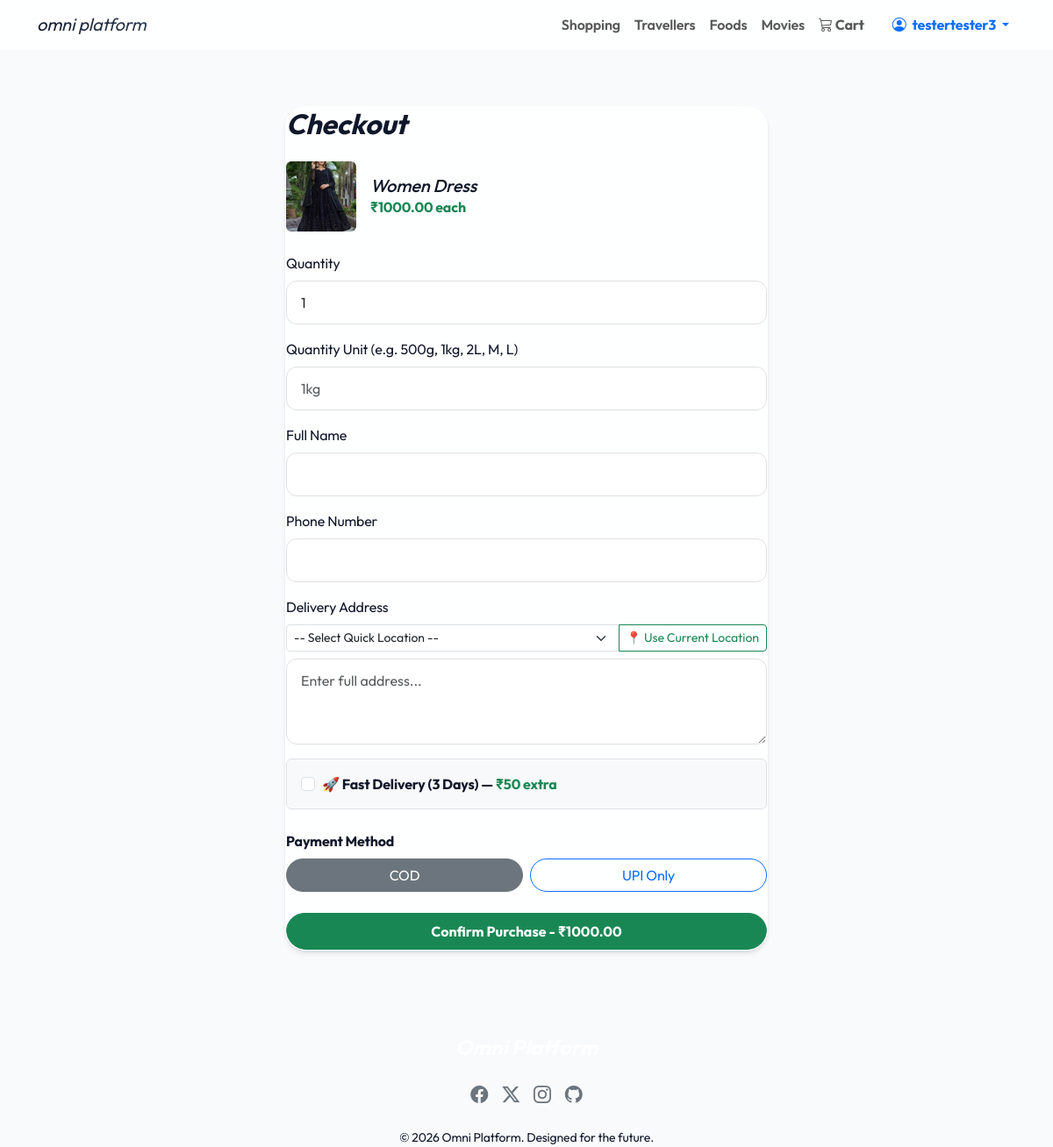
/shopping/buy/1/ (signed in), run on the app's committed database.
### shopping/models.py (models this page shows, shortened)
class Product(models.Model):
    name = models.CharField(max_length=200)
    category = models.CharField(max_length=50, choices=CATEGORY_CHOICES, default='other')
    description = models.TextField()
    price = models.DecimalField(max_digits=10, decimal_places=2)
    image = models.ImageField(upload_to='products/', blank=True, null=True)
    stock = models.IntegerField(default=0)
    item_name = models.CharField(max_length=50, blank=True, null=True, help_text="e.g. Salt, Soap, Shampoo")
    available_quantities = models.CharField(max_length=100, blank=True, null=True, help_text="e.g. 500g, 1kg, 2 liters (Comma separated)")

### shopping/views.py (the view, shortened to what this page needs)
# urls.py: path('buy/<int:pk>/', views.buy_product, name='buy_product'),
@login_required
def buy_product(request, pk):
    product = get_object_or_404(Product, pk=pk)
    previous_addresses = ShoppingOrder.objects.filter(user=request.user).values_list('delivery_address', flat=True).distinct()[:5]
    return render(request, 'shopping/buy_product.html', {'product': product, 'previous_addresses': previous_addresses})

### templates/shopping/buy_product.html (shortened to what this page needs)
{% extends 'base.html' %}
{% block content %}
<div class="container d-flex align-items-center justify-content-center py-4 py-md-5">
    <div class="glass-card w-100" style="max-width: 550px;">
        <h2 class="fw-bold mb-4">Checkout</h2>
        <div class="d-flex align-items-center mb-4">
            {% if product.image %}
            <img src="{{ product.image.url }}" alt="{{ product.name }}" class="rounded me-3" style="width: 80px; height: 80px; object-fit: cover;">
            {% endif %}
            <div>
                <h5 class="mb-0">{{ product.name }}</h5>
                <p class="text-success fw-bold mb-0">₹{{ product.price }} each</p>
            </div>
        </div>
        <form method="post">
            <div class="mb-3">
                <label for="quantity" class="form-label">Quantity</label>
                <input type="number" name="quantity" id="quantity" class="form-control" value="1" min="1" max="{{ product.stock }}">
            </div>
            <div class="mb-3">
                <label for="quantity_unit" class="form-label">Quantity Unit (e.g. 500g, 1kg, 2L, M, L)</label>
                <input type="text" name="quantity_unit" id="quantity_unit" class="form-control" placeholder="1kg" required>
            </div>
            <div class="mb-3">
                <label for="delivery_name" class="form-label">Full Name</label>
                <input type="text" name="delivery_name" id="delivery_name" class="form-control" required>
            </div>
            <div class="mb-3">
                <label for="delivery_phone" class="form-label">Phone Number</label>
                <input type="tel" name="delivery_phone" id="delivery_phone" class="form-control" required>
            </div>
            <div class="mb-3">
                <label for="delivery_address" class="form-label">Delivery Address</label>
                <div class="input-group mb-2">
                    <select class="form-select form-select-sm" id="location_preset" onchange="document.getElementById('delivery_address').value = this.value">
                        <option value="" selected disabled>-- Select Quick Location --</option>
                    </select>
                    <button type="button" class="btn btn-outline-success btn-sm" onclick="getLocation()">📍 Use Current Location</button>
                </div>
                <textarea name="delivery_address" id="delivery_address" class="form-control" rows="3" required placeholder="Enter full address..."></textarea>
            </div>
            <div class="form-check mb-4 p-3 border rounded bg-light">
                <input class="form-check-input ms-0 me-2" type="checkbox" name="is_fast_delivery" id="is_fast_delivery" onchange="updateTotal()">
                <label class="form-check-label fw-bold" for="is_fast_delivery">
                    🚀 Fast Delivery (3 Days) — <span class="text-success">₹50 extra</span>
                </label>
            </div>
            <div class="mb-4">
                <label class="form-label fw-bold">Payment Method</label>
                <div class="row g-2">
                    <div class="col-6">
                        <label class="btn btn-outline-secondary w-100 rounded-pill" for="pay_cod">COD</label>
                    </div>
                    <div class="col-6">
                        <label class="btn btn-outline-primary w-100 rounded-pill" for="pay_upi">UPI Only</label>
                    </div>
                </div>
            </div>
            <button type="submit" id="submit_btn" class="btn btn-success w-100 rounded-pill py-2 fw-bold">Confirm Purchase - ₹<span id="display_total">{{ product.price }}</span></button>
        </form>
    </div>
</div>
{% endblock %}

### templates/base.html (shortened to what this page needs)
<!DOCTYPE html>
<html lang="en">
<head>
    <link href="https://cdn.jsdelivr.net/npm/bootstrap@5.3.0/dist/css/bootstrap.min.css" rel="stylesheet">
    <link rel="stylesheet" href="https://cdn.jsdelivr.net/npm/bootstrap-icons@1.11.0/font/bootstrap-icons.css">
    <link rel="stylesheet" href="/static/css/style.css">
</head>
<body>
<nav class="navbar navbar-expand-lg navbar-light sticky-top glass-navbar">
    <div class="container">
        <a class="navbar-brand text-gradient fst-italic text-lowercase" href="{% url 'home' %}">omni platform</a>
        <div class="collapse navbar-collapse" id="navbarNav">
            <ul class="navbar-nav ms-auto">
                <li class="nav-item"><a class="nav-link fw-semibold" href="{% url 'product_list' %}">Shopping</a></li>
                <li class="nav-item"><a class="nav-link fw-semibold" href="{% url 'bus_list' %}">Travellers</a></li>
                <li class="nav-item"><a class="nav-link fw-semibold" href="{% url 'restaurant_list' %}">Foods</a></li>
                <li class="nav-item"><a class="nav-link fw-semibold" href="{% url 'movie_list' %}">Movies</a></li>
                <li class="nav-item d-none d-lg-block">
                    <a class="nav-link text-accent fw-bold" href="{% url 'cart_view' %}">
                        <i class="bi bi-cart3"></i> Cart
                    </a>
                </li>
                {% if user.is_authenticated %}
                <li class="nav-item dropdown ms-lg-3">
                    <a class="nav-link dropdown-toggle text-primary fw-bold" href="#" id="navbarDropdown" role="button" data-bs-toggle="dropdown" aria-expanded="false">
                        <i class="bi bi-person-circle me-1"></i> {{ user.username }}
                    </a>
                </li>
                {% else %}
                <li class="nav-item ms-lg-3"><a class="nav-link" href="{% url 'login' %}">Login</a></li>
                <li class="nav-item ms-lg-2"><a class="btn btn-premium" href="{% url 'register' %}">Sign Up</a></li>
                {% endif %}
            </ul>
        </div>
    </div>
</nav>
<main>
    {% block content %}{% endblock %}
</main>
<footer>
    <div class="container text-center">
        <h4 class="text-white fw-bold mb-4">Omni Platform</h4>
        <div class="d-flex justify-content-center gap-3 mb-4 fs-5">
            <a href="#" class="text-secondary"><i class="bi bi-facebook"></i></a>
            <a href="#" class="text-secondary"><i class="bi bi-twitter-x"></i></a>
            <a href="#" class="text-secondary"><i class="bi bi-instagram"></i></a>
            <a href="#" class="text-secondary"><i class="bi bi-github"></i></a>
        </div>
        <p class="mb-0 small">&copy; 2026 Omni Platform. Designed for the future.</p>
    </div>
</footer>
</body>
</html>

### static/css/style.css (style rules this page uses)
:root { --primary-gradient: linear-gradient(135deg, #0f172a, #334155); --accent-gradient: linear-gradient(135deg, #e52e71, #8e2de2); --glass-bg: rgba(255, 255, 255, 0.85); --glass-border: rgba(255, 255, 255, 0.5); --card-shadow: 0 4px 6px -1px rgba(0, 0, 0, 0.1), 0 2px 4px -1px rgba(0, 0, 0, 0.06); --accent-color: #2563eb; --text-main: #0f172a; --text-muted: #475569; --bg-main: #f8fafc; --nav-height: 72px; --bottom-nav-height: 70px; }
body { background-color: var(--bg-main); font-family: 'Outfit', 'Inter', sans-serif; min-height: 100vh; display: flex; flex-direction: column; color: var(--text-main); letter-spacing: -0.01em; }
h1, h2, h3, h4, h5, h6 { font-style: italic; }
.glass-navbar { background: var(--glass-bg) !important; backdrop-filter: blur(20px); -webkit-backdrop-filter: blur(20px); border-bottom: 1px solid var(--glass-border); transition: all 0.4s cubic-bezier(0.165, 0.84, 0.44, 1); }
.glass-card { background: var(--glass-bg); backdrop-filter: blur(15px); -webkit-backdrop-filter: blur(15px); border: 1px solid var(--glass-border); border-radius: 24px; box-shadow: var(--card-shadow); transition: transform 0.3s ease, box-shadow 0.3s ease; overflow: hidden; }
.text-gradient { background: var(--primary-gradient); -webkit-background-clip: text; background-clip: text; -webkit-text-fill-color: transparent; }
main { flex-grow: 1; padding-bottom: 100px; }
@media (min-width: 992px) { main { padding-bottom: 3rem; } }
.form-control { border-radius: 12px; padding: 12px 16px; border: 1px solid #e0e0e0; background: #fff; transition: all 0.3s ease; }

### data on the page
Product: image (picture), name "Women Dress", price "1000.00"

### other printed values
{{ user.username }} "testertester3"
